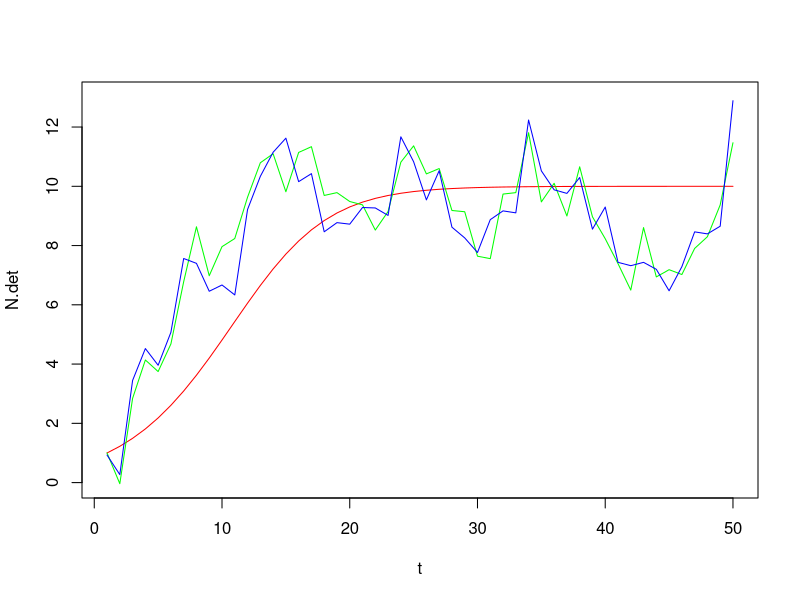

Write R code to recreate this figure.
# function to fit an observation error-only logistic model (trajectory matching)
obserror = function(x){
  Nsim <- as.numeric(tmax)
  Nsim[1] <- 1
  for (j in 2:tmax){
    Nsim[j] <- Nsim[j-1]+x[1]*Nsim[j-1]*(1-Nsim[j-1]/x[2])
  }
  sum((Nsim-N.obs)^2,log=T) # sum of squared deviations
}

# function to fit a process error-only logistic model (one-step-ahead prediction)
procerror = function(x){
  Nsim <- as.numeric(tmax)
  Nsim[1] <- 1
  for (j in 2:tmax){
    Nsim[j] <- N.obs[j-1]+x[1]*N.obs[j-1]*(1-N.obs[j-1]/x[2])
  }
  sum((Nsim-N.obs)^2,log=T) # sum of squared deviations
}

set.seed(1003)
tmax <- 50 # number of years in time series
r <- 0.25 # pop. growth rate
K <- 10 # carrying capacity
sigma.obs <- 1 # observation error
sigma.proc <- 1 # process error
N.det <- as.numeric(50) # deterministic population size (no error)
N.true <- as.numeric(50) # true population values
N.obs <- as.numeric(50) # observed values
# Initial values
N.det[1] <- 1
N.true[1] <- 1
N.obs[1] <- N.true[1]+rnorm(1,0,sigma.obs)
for (i in 2:50){
  N.det[i] <- N.det[i-1]+N.det[i-1]*r*(1-N.det[i-1]/K)
  N.true[i] <- N.true[i-1]+N.true[i-1]*r*(1-N.true[i-1]/K)+rnorm(1,0,sigma.proc)
  N.obs[i] <- N.true[i]+rnorm(1,0,sigma.obs)
}
t <- 1:50
plot(t,N.det, type="l",col="red",ylim=c(0,13))
lines(t,N.true,col="green")
lines(t,N.obs,col="blue")
# Recover the parameter values assuming...
# ... observation error only...
fit.obs <- optim(c(0.2,10),fn=obserror,method="Nelder-Mead")
# ... process error only
fit.proc <- optim(c(0.2,10),fn=procerror,method="Nelder-Mead")
